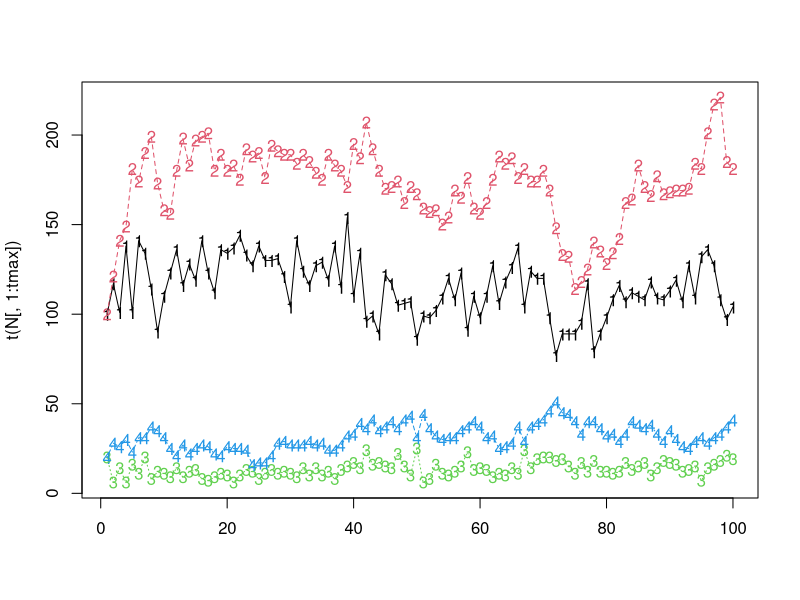
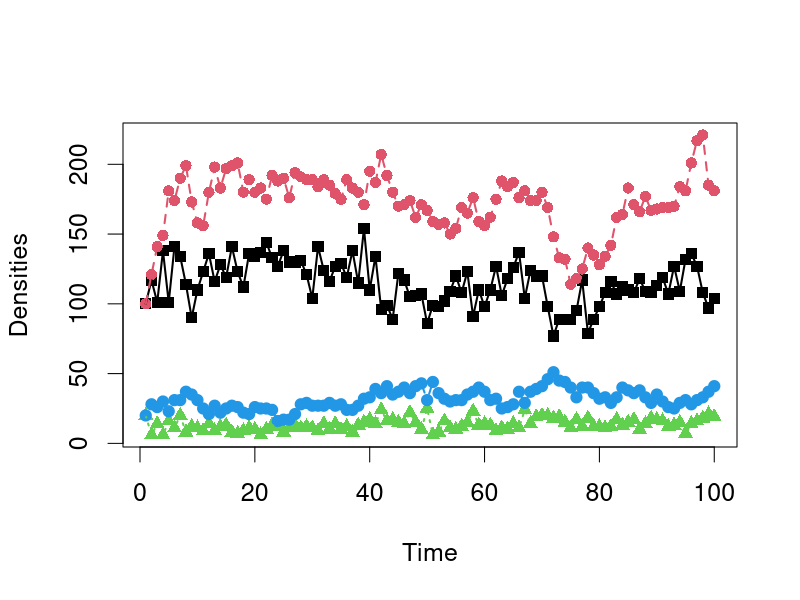
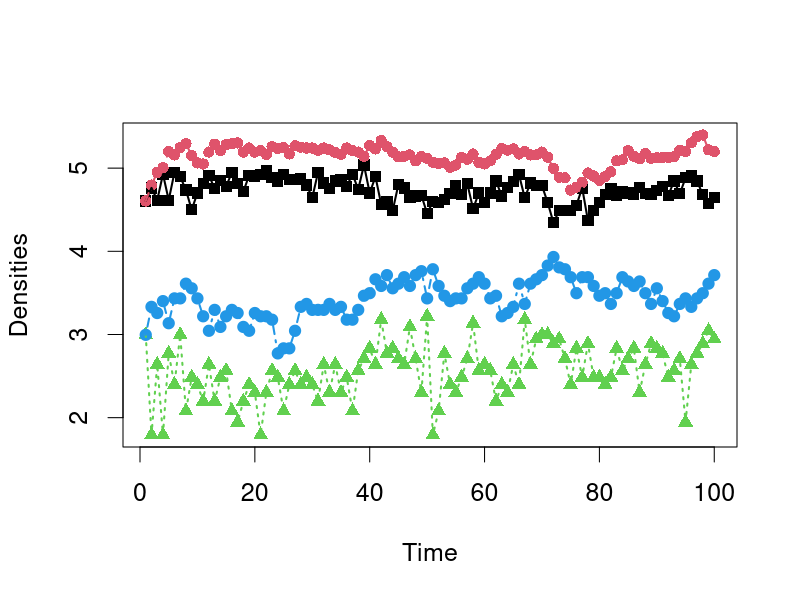

Generate these figures, in order, with R:
#####################################################################################################################################
### FBarraquand & OGimenez 14/11/2017 -- Two species density-dependent matrix model // predator -prey version
### 'New' version with density-dependence intra and inter affecting four vital rates, each vital rate affected once
### 18/03/2018 New set of parameters, slightly more realistic
### 07/09/2018 New version of pre-breeding model that we use statistically
### 07/09/2018 Stochastic version of the model
#####################################################################################################################################

library('Matrix')

####################### Definition of functions #####################################################

logistic=function(x){
return(1/(1+exp(-x)))
}


#logistic=function(x,x_thresh=1,steepness=1){
#return(1/(1+exp(-steepness*(x-x_thresh))))
#}

# Computes vital rates from the state vector N 
vital_rates=function(params,N){

############ Parameters used as inputs #################################################################
### similar to statistical model
#########################################################################################################

VR=matrix(NA,nrow=4,ncol=4)
phiA = params[1:2] # 
alphas = params[3:10] #

f=rep(NA,4)
### same order as in statistical model (not much logic)
f[1] = logistic(alpha[1] + alpha[2] *N[4]) # intra-species DD - juvenile predator survival fn of adult predator abundance
f[2] = logistic(alpha[3] + alpha[4] * N[4]) # inter-species DD - juvenile prey survival fn of adult predator abundance
f[3] = exp(alpha[5] + alpha[6] * N[1]) # inter-species DD - predator fecundity fn of juvenile prey abundance
f[4] = exp(alpha[7] + alpha[8] * N[2]) # intra-species DD - prey fecundity fn of adult prey abundance


VR_prey = matrix(c(0,0.5 * f[4]* f[2], 
            phiA[1],  phiA[1]),nrow = 2, ncol = 2,byrow = TRUE)

VR_pred =  matrix(c(0,0.5* f[3] * f[1], 
             phiA[2],phiA[2]),nrow = 2, ncol = 2,byrow=TRUE)

VR=bdiag(VR_prey,VR_pred)

return(VR)

}

############################################# end of functions def. ############################################################


################### Main program ############################################################################################### 

### Initialization
set.seed(40) 

# Define parameters
tmax = 100#max time for sim

### Max rate parameters
# Prey (max) adult survival (v for victim)
phiA_V = 0.6
# Predator adult survival 
phiA_P = 0.7

# Other parameters 

alpha <- rep(NA,8)
N <- seq(10,500,length=10)
# intra-species DD - juvenile predator survival fn of adult predator abundance
alpha[1] <- 0.5
alpha[2] <- -0.01 # slopes
1/(1+exp(-(alpha[1] + alpha[2] * N)))

# inter-species DD - juvenile prey survival fn of adult predator abundance
alpha[3] <- 0.5
alpha[4] <- -0.025 # slopes
1/(1+exp(-(alpha[3] + alpha[4] * N)))

# inter-species DD - predator fecundity fn of juvenile prey abundance
alpha[5] <- 0
alpha[6] <- 0.004 # slopes
exp(alpha[5] + alpha[6] * N)
# if juv prey gets above 500 we have a problem, otherwise OK

# intra-species DD - prey fecundity fn of adult prey abundance
alpha[7] <- 2 #1.5 #2.5 too much
alpha[8] <- -0.005 # slopes
exp(alpha[7] + alpha[8] * N)


# Bundle the whole shabang into a single vector, which we then feed to the function
params = c(phiA_V,phiA_P,alpha)

# Initialize the state vector
N=matrix(NA,4,tmax)
N[,1] = N[,1] = c(100,100,20,20) #runif(4,50,100) ### we state 4 values for 2 species and 2 stages

############################# Loop over time #################################################################

for (t in 1:(tmax-1)){
	## Compute vital rates as a function of the initial state
	vital_rate_matrix = as.matrix(vital_rates(params,N[,t])) #vital_rate_matrix %*% N[,t] 
	N[1,t+1] = rpois(1,vital_rate_matrix[1,2] * N[2,t])
	N[2,t+1] = rbinom(1,N[2,t]+N[1,t], vital_rate_matrix[2,2])
	N[3,t+1] = rpois(1,vital_rate_matrix[3,4] * N[4,t])
	N[4,t+1] = rbinom(1,N[3,t]+N[4,t], vital_rate_matrix[4,4])
}
N[,tmax]
matplot(t(N[,1:tmax]))
matlines(t(N[,1:tmax]))
############################################ end of simulation ##################################################################

pdf(file="TimePlot_BGpredation_prebreed_stochastic.pdf",width=12,height=8)
par(cex=1.5)
matplot(t(N[,1:tmax]),xlab="Time",ylab="Densities",pch=c(15,16,17,19))
matlines(t(N[,1:tmax]),lwd=2,lty=c(1,2,3,4))
dev.off()

pdf(file="Log_TimePlot_BGpredation_prebreed_stochastic_log.pdf",width=12,height=8)
par(cex=1.5)
matplot(t(log(N[,1:tmax])),xlab="Time",ylab="Densities",pch=c(15,16,17,19))
matlines(t(log(N[,1:tmax])),lwd=2,lty=c(1,2,3,4))
dev.off()



